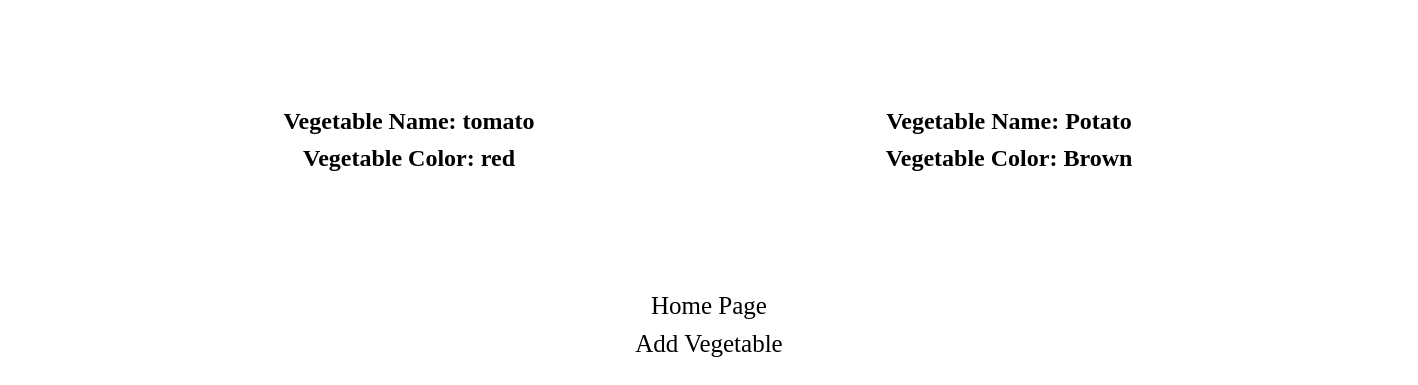
Page /vegetable/ on the committed database.
### app/models.py (models this page shows)
class Vegetable(models.Model):
    name = models.CharField(max_length=30)
    color = models.CharField(max_length=20)

### app/views.py (the view)
# urls.py: path("vegetable/", vegetable_page, name="vegetable_page"),
def vegetable_page(request):
    vegetable = Vegetable.objects.all()
    context = {
        "vegetables": vegetable
    }
    return render(request=request, template_name="vegetable/vegetable_page.html", context=context)

### templates/vegetable/vegetable_page.html (shortened to what this page needs)
<!DOCTYPE html>
<html lang="en">
<head>
</head>
<body>
    <div class="container">
        {% for vegetable in vegetables %}
        <div class="div">
            <h2>Vegetable Name: {{vegetable.name}}</h2>
            <h2>Vegetable Color: {{vegetable.color}}</h2>
        </div>
        {% endfor %}
    </div>
    <div class="a">
        <a href="{% url 'home_page' %}">Home Page</a>
        <a href="{% url 'create_vegetable' %}">Add Vegetable</a>
    </div>
</body>
</html>

### templates/vegetable/vegetable_page.html (style rules this page uses)
.container { width: 1200px; display: flex; flex-wrap: wrap; justify-content: space-between; margin: 0 auto; padding: 100px; }
.div { width: 350px; display: flex; flex-wrap: wrap; margin: 0 auto; }
h2 { margin: 0 auto; margin-bottom: 10px; }
.a { width: 150px; display: flex; flex-wrap: wrap; margin: 0 auto; }
a { margin: 0 auto; text-decoration: none; color: black; font-size: 25px; margin-top: 10px; }

### rows in the picture
Vegetable: name "tomato", color "red"
Vegetable: name "Potato", color "Brown"
